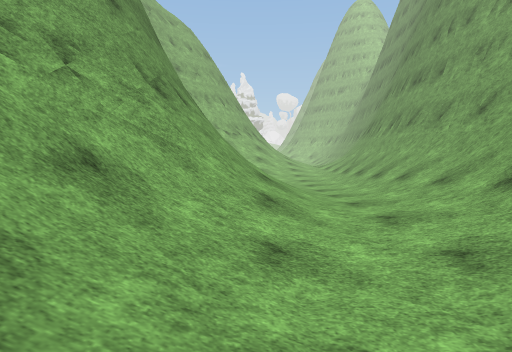
View 1 (above)

14 first-person views from a walk through a Unity game level. The camera is 1.2 m above the floor, tilts 4° down and sees 75° across. The floor is counted in squares, 1 m on a side. Each view is taken from the middle of a square. On the plan, view 1 faces up. The plan holds only what a view shows up to about 14 squares ahead; the rest is blank. The place goes on beyond the plan. The player character is not drawn. Some animated figures are left out. Some surface patterns are stand-ins.

View 2
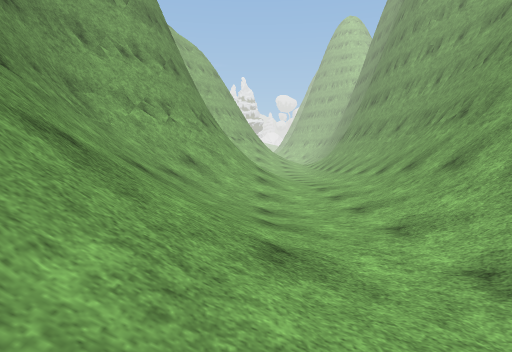

View 3
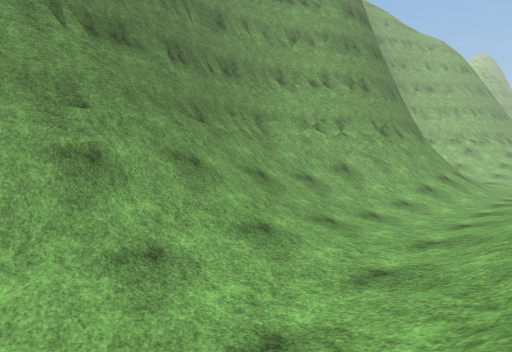

View 4
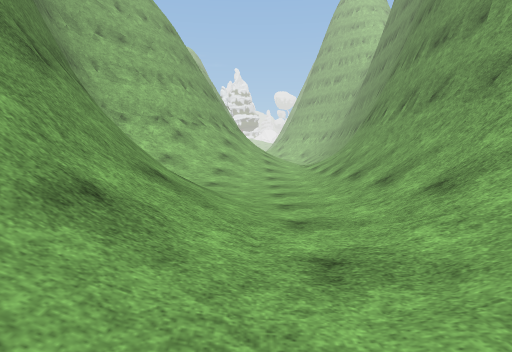

View 5
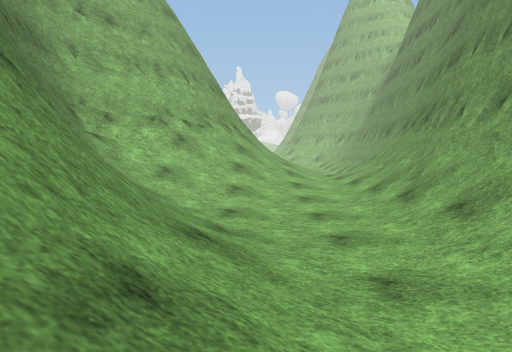

View 6
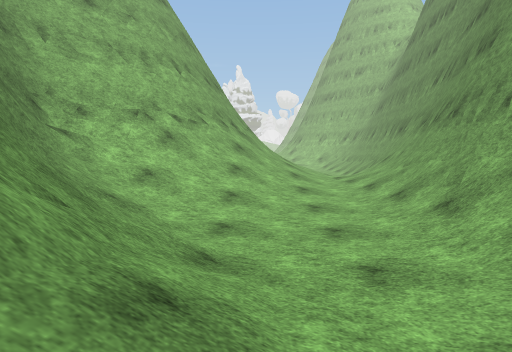

View 7
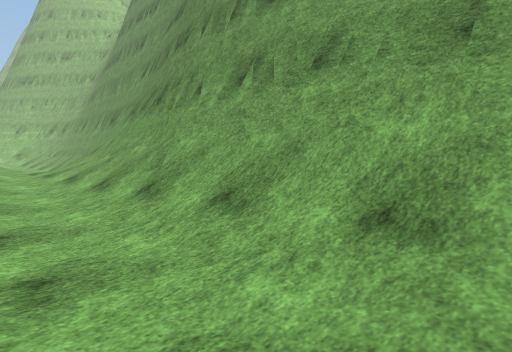

View 8
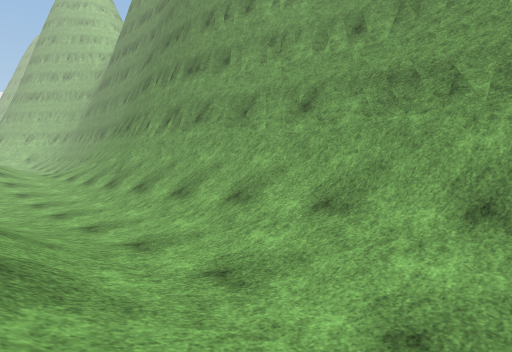

View 9
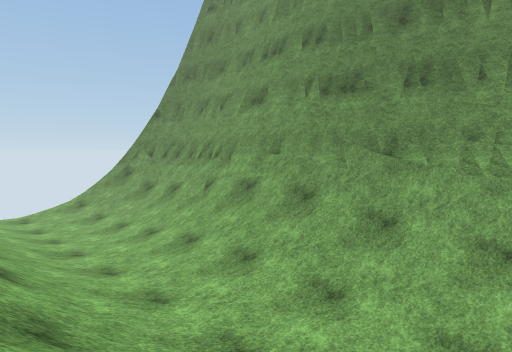

View 10
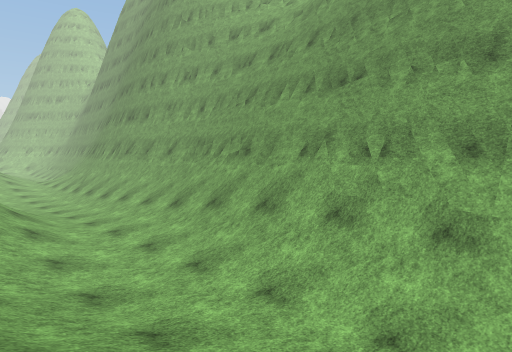

View 11
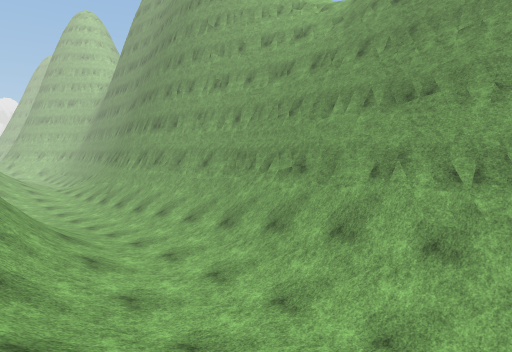

View 12
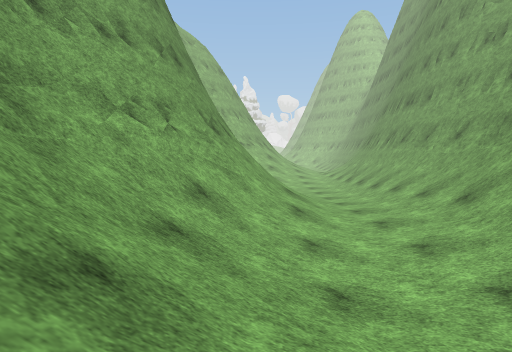

View 13
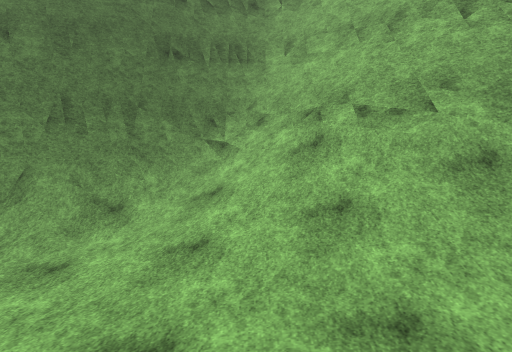

View 14
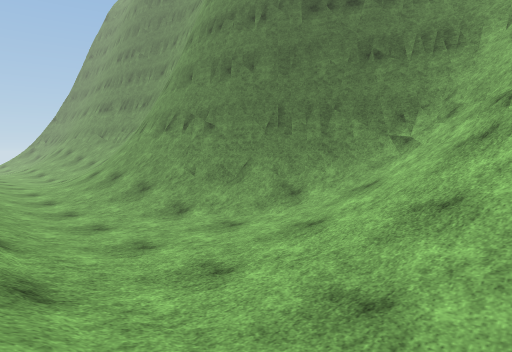

### Floor plan
Key: @ floor where view 1 was taken; # wall or solid block; . main floor; - floor 0.5 m lower than the main floor; / step, stairs or slope; = window, fence, low wall or low ledge; O other object.
Columns run from 6 left of view 1 to 8 right of it. Each row starts with its distance up from view 1.
 26    ###////..//#
 25   ##=////...//#
 24 ####/////..//##
 23 ##=/////...//#
 22 #=//////.--//#
 21 ##=///..---//#
 20  #=///.----//#
 19  ##///-----//#
 18  ##=//-----//##
 17   ##=//----//##
 16   ##=O//---//=#
 15    #=O//---// #
 14    ##=//--////#
 13    ##=//--.///#
 12     #=//.-.///#
 11     #=//.-////#
 10     #=//...///#
  9    ##///..////#
  8    #=///...//##
  7    #=///...//=#
  6   ##///.-.///##
  5  ###///...///##
  4  #=////--.///#
  3  #=///.--.///#
  2  ##///.-.////#
  1  ##////..////#
  0  #=///@..////#
 -1  #=////...///#
 -2  #=////...///#
 -3  #=////...///#
 -4  ##////...//=#
 -5  ##////..///
 -6   #=///...//
 -7   ##////-.//
 -8    #///.--//

Where each view was taken, in squares from view 1:
view 1: 0 up, 0 right, facing up
view 2: 7 down, 0 right, facing up
view 3: 8 down, 5 right, facing up-left
view 4: 6 up, 2 right, facing up
view 5: 10 up, 1 right, facing up
view 6: 12 up, 1 right, facing up
view 7: 13 up, 2 right, facing up-right
view 8: 6 up, 0 right, facing up-right
view 9: 3 up, 6 right, facing down-left
view 10: 5 down, 2 left, facing up-right
view 11: 3 down, 3 left, facing up-right
view 12: 3 down, 1 left, facing up
view 13: 23 up, 6 right, facing left
view 14: 26 up, 6 right, facing down-left
